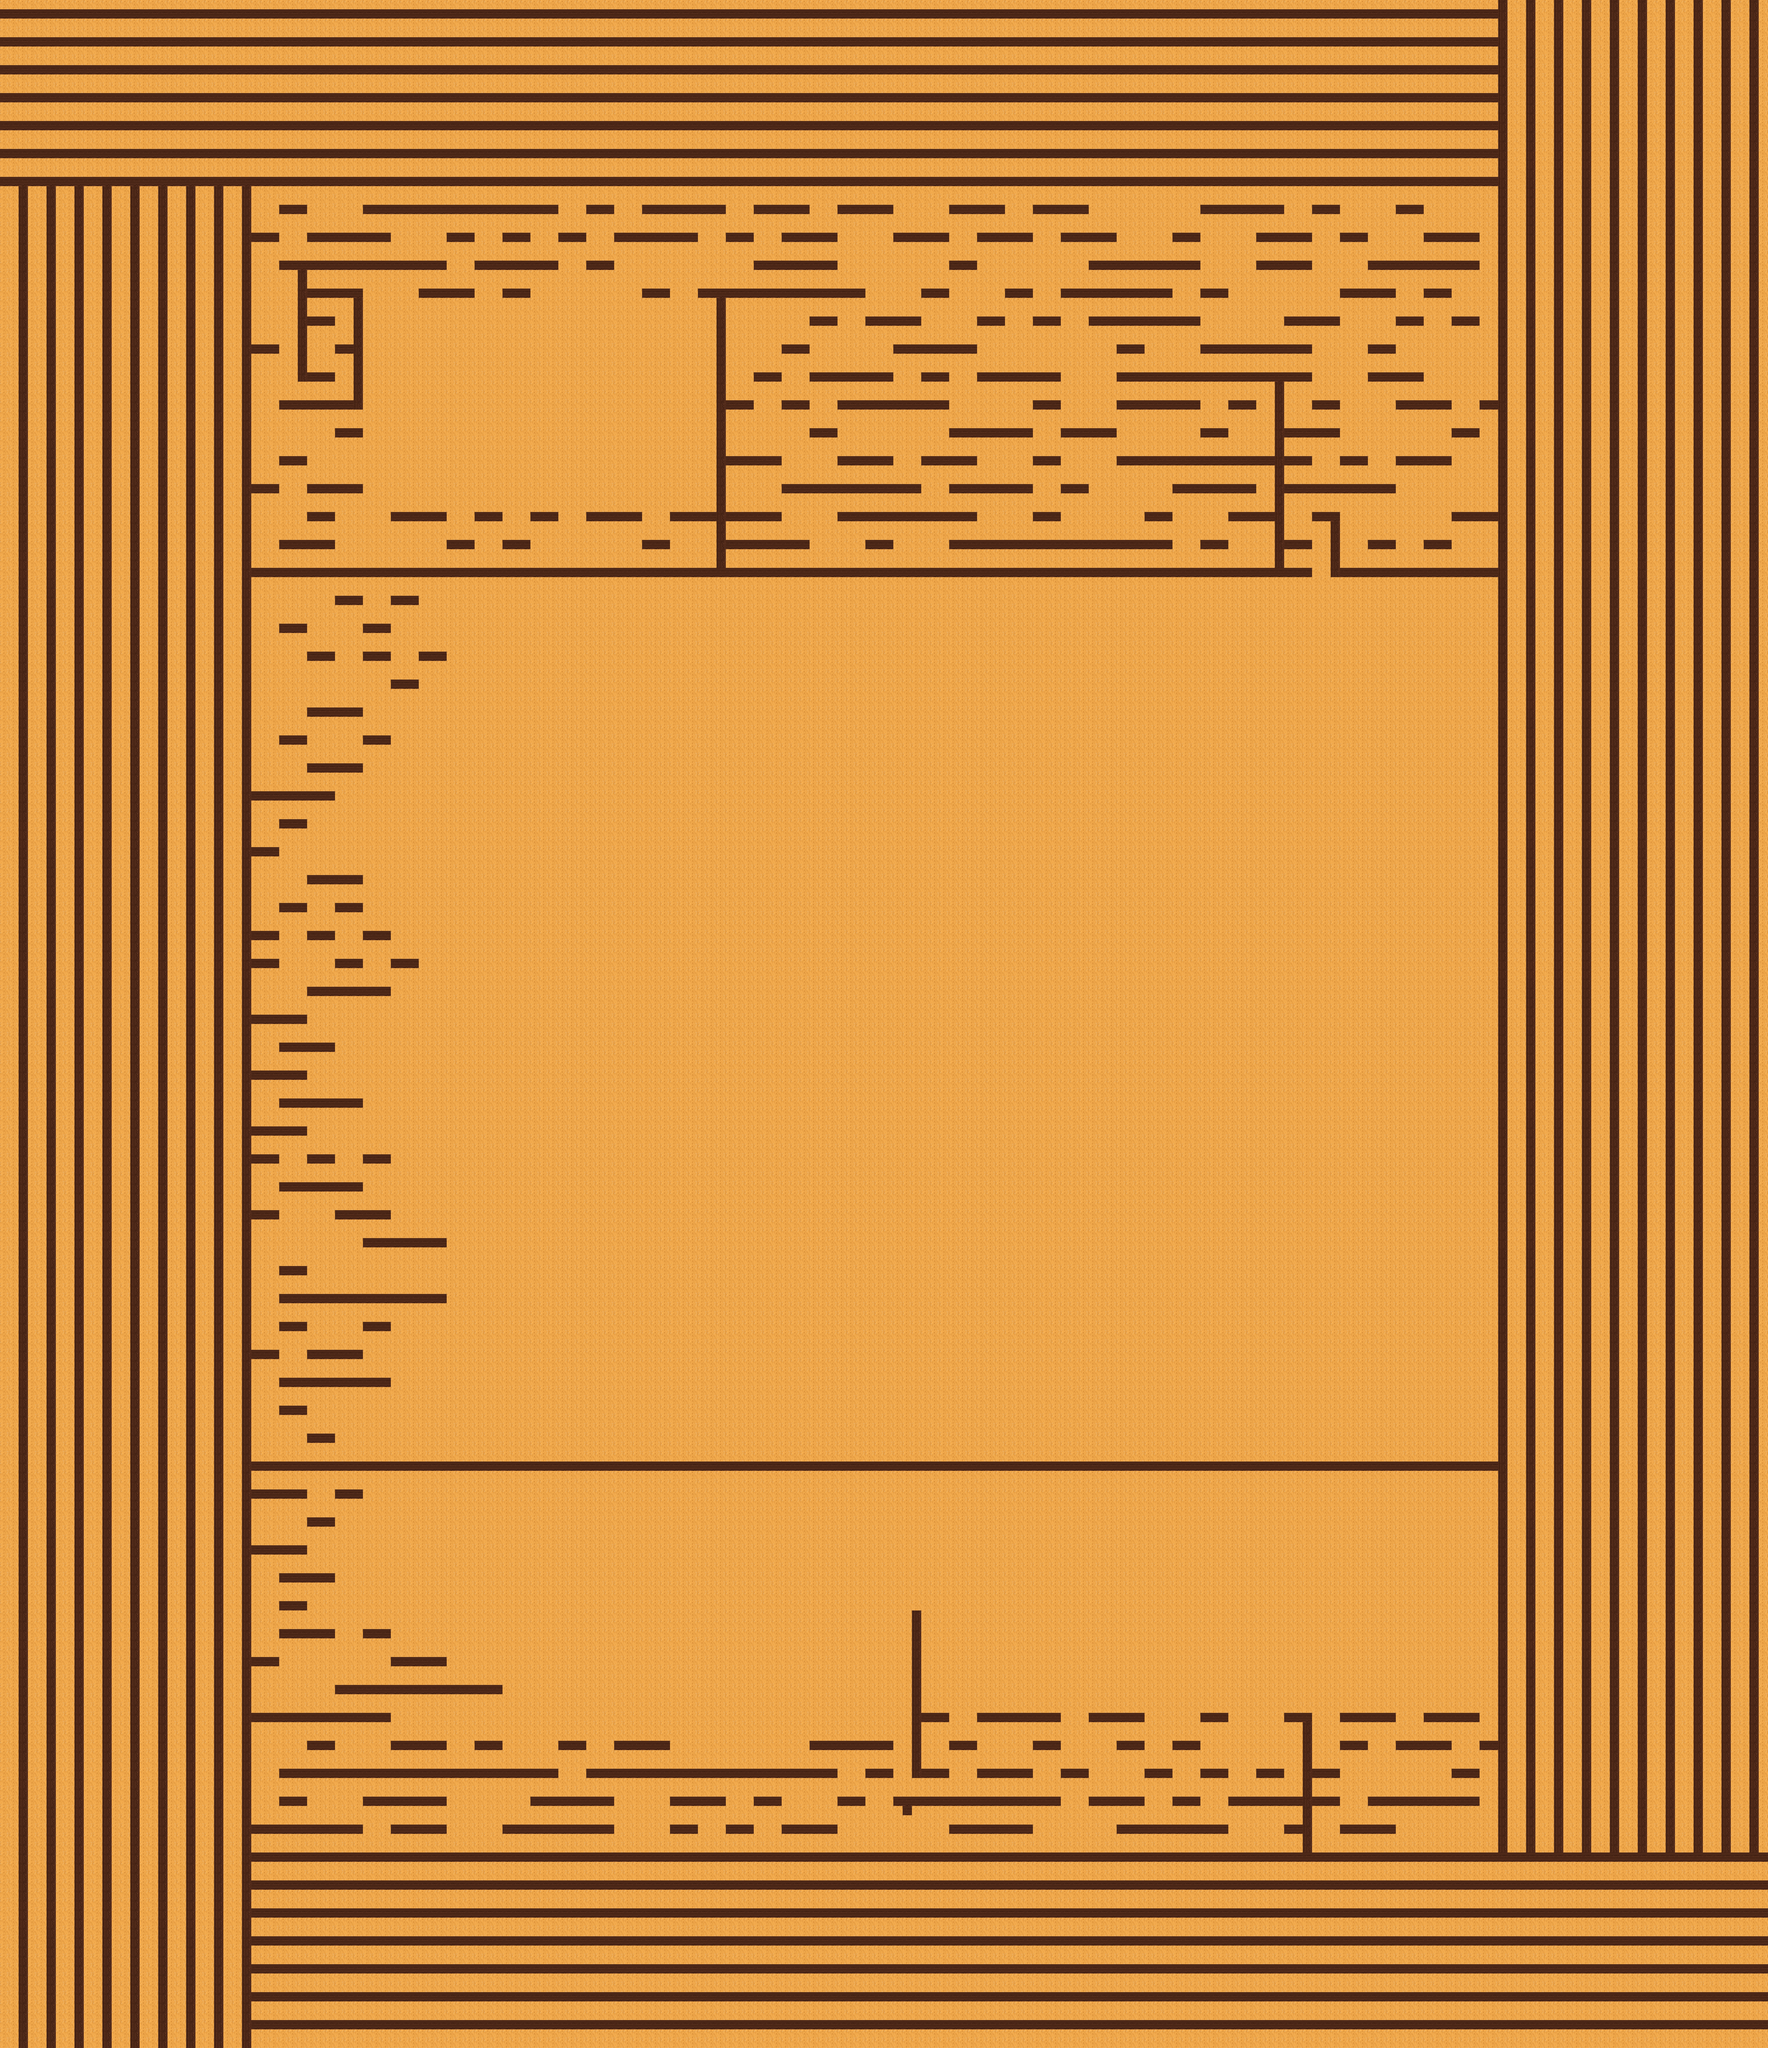

The image is a tile-based game level rendered from a .tmx file. Its description and source (layers, tilesets, objects; grid data summarised) follow:
An orthogonal 190x220 tile map with 32x32 px tiles, 2 tile layers (fondo, plataformas), 3 tilesets.

<map version="1.2" tiledversion="1.2.4" orientation="orthogonal" renderorder="right-down" width="190" height="220" tilewidth="32" tileheight="32" infinite="0" nextlayerid="3" nextobjectid="1">
 <tileset firstgid="1" source="MF.tsx" />
 <tileset firstgid="2" source="MHC.tsx" />
 <tileset firstgid="3" source="MVC.tsx" />
 <layer id="1" name="fondo" width="190" height="220">
  <data>[41800 cells, 41800 non-empty, 3 distinct tile ids]</data>
 </layer>
 <layer id="2" name="plataformas" width="190" height="220">
  <data>[41800 cells, 1752 non-empty, 3 distinct tile ids]</data>
 </layer>
</map>
